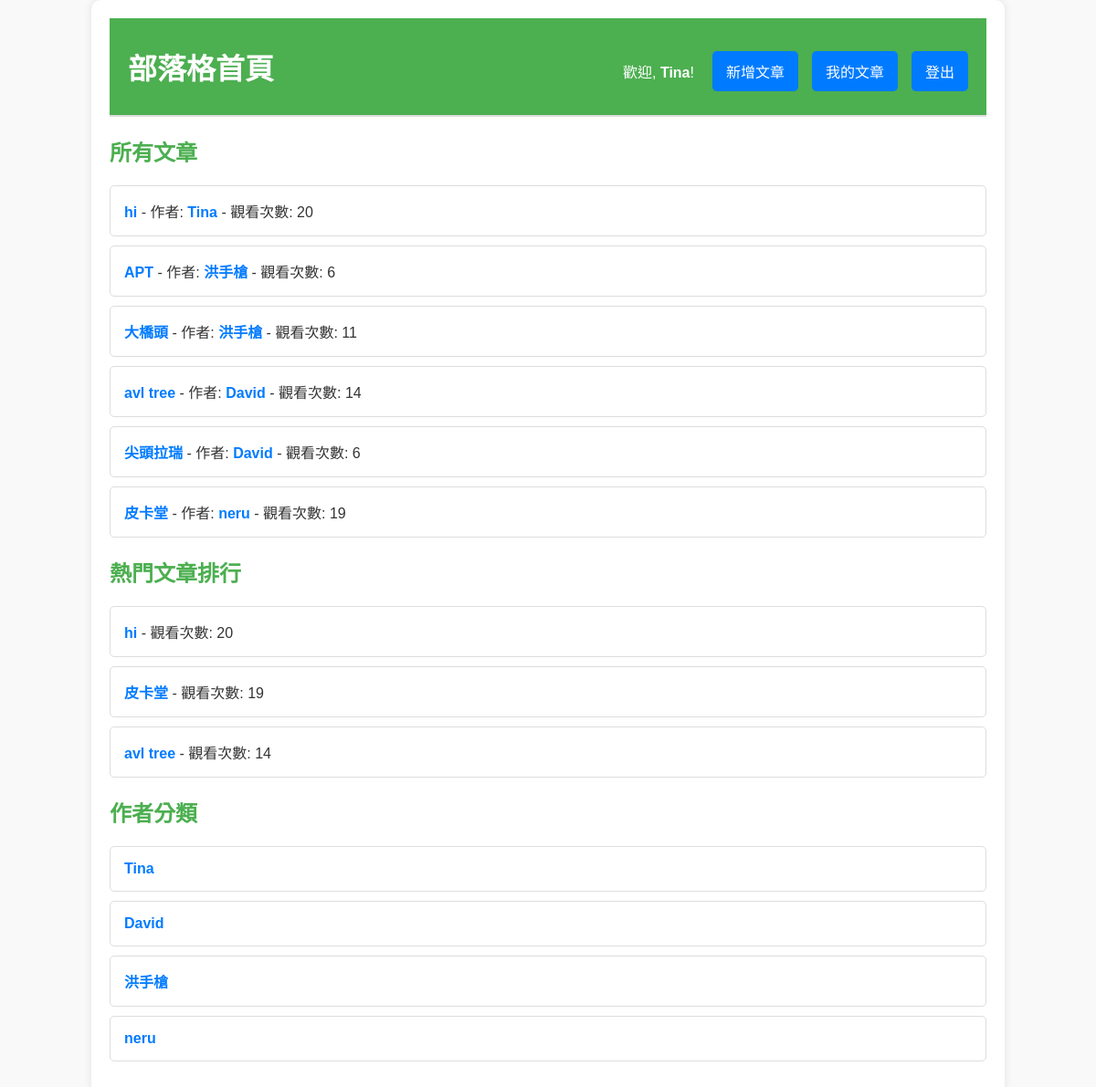
Screenshot of / (signed in) with the database file from the repository.
### app.py (models this page shows)
class User(UserMixin, db.Model):
    id = db.Column(db.Integer, primary_key=True)
    username = db.Column(db.String(150), unique=True, nullable=False)
    name = db.Column(db.String(150), nullable=False)  # 顯示名稱
    password = db.Column(db.String(150), nullable=False)

class Post(db.Model):
    id = db.Column(db.Integer, primary_key=True)
    title = db.Column(db.String(100), nullable=False)
    content = db.Column(db.Text, nullable=False)
    image_path = db.Column(db.String(150), nullable=True)  # 新增圖片路徑欄位
    author_id = db.Column(db.Integer, db.ForeignKey('user.id'), nullable=False)
    author = db.relationship('User', backref=db.backref('posts', lazy=True))
    view_count = db.Column(db.Integer, default=0)  # 文章觀看次數
    comments = db.relationship('Comment', backref='post', lazy=True, cascade="all, delete-orphan")

### app.py (the view)
@app.route('/')
def index():
    posts = Post.query.all()
    authors = User.query.all()
    top_posts = Post.query.order_by(Post.view_count.desc()).limit(3).all()
    return render_template('index.html', posts=posts, authors=authors, top_posts=top_posts)

### app.py (called while the page is built)
@login_manager.user_loader
def load_user(user_id):
    return User.query.get(int(user_id))

### templates/index.html (shortened to what this page needs)
<!DOCTYPE html>
<html lang="zh-Hant">
<head>
    <link rel="stylesheet" href="{{ url_for('static', filename='style.css') }}">
</head>
<body>
    <div class="container">
        <header>
            <h1>部落格首頁</h1>
            <div class="auth-container">
                {% if current_user.is_authenticated %}
                    <p>歡迎, <strong>{{ current_user.name }}</strong>!</p>
                    <div class="auth-buttons">
                        <a href="{{ url_for('new_post') }}" class="button">新增文章</a>
                        <a href="{{ url_for('my_posts') }}" class="button">我的文章</a>
                        <a href="{{ url_for('logout') }}" class="button logout">登出</a>
                    </div>
                {% else %}
                    <div class="auth-buttons">
                        <a href="{{ url_for('login') }}" class="button primary">登入</a>
                        <a href="{{ url_for('register') }}" class="button">註冊</a>
                    </div>
                {% endif %}
            </div>
        </header>
        <section>
            <h2>所有文章</h2>
            <ul class="post-list">
                {% for post in posts %}
                    <li class="post-item">
                        <a href="{{ url_for('get_post', post_id=post.id) }}">{{ post.title }}</a>
                        - 作者: <a href="{{ url_for('posts_by_author', author_id=post.author_id) }}">{{ post.author.name }}</a>
                        - 觀看次數: {{ post.view_count }}
                    </li>
                {% endfor %}
            </ul>
        </section>
        <section>
            <h2>熱門文章排行</h2>
            <ul class="top-posts-list">
                {% for top_post in top_posts %}
                    <li class="top-post-item">
                        <a href="{{ url_for('get_post', post_id=top_post.id) }}">{{ top_post.title }}</a>
                        - 觀看次數: {{ top_post.view_count }}
                    </li>
                {% endfor %}
            </ul>
        </section>
        <section>
            <h2>作者分類</h2>
            <ul class="author-list">
                {% for author in authors %}
                    <li class="author-item"><a href="{{ url_for('posts_by_author', author_id=author.id) }}">{{ author.name }}</a></li>
                {% endfor %}
            </ul>
        </section>
    </div>
</body>
</html>

### static/uploads/css/style.css (style rules this page uses)
body { font-family: Arial, sans-serif; background-color: #f4f4f4; margin: 0; padding: 0; color: #333; }
.container { width: 80%; margin: 20px auto; background-color: white; padding: 20px; box-shadow: 0 0 10px rgba(0, 0, 0, 0.1); border-radius: 10px; }
header { display: flex; justify-content: space-between; align-items: center; padding-bottom: 20px; border-bottom: 2px solid #ddd; }
h1 { margin: 0; }
.auth-container { display: flex; align-items: center; gap: 20px; }
.auth-buttons { display: flex; gap: 10px; }
a.button, button.button { padding: 10px 15px; background-color: #007BFF; color: white; text-decoration: none; border-radius: 5px; transition: background-color 0.3s; border: none; cursor: pointer; }
ul { list-style-type: none; padding: 0; }
.post-list, .top-posts-list, .author-list, .comment-list { margin-top: 20px; }
.post-item, .top-post-item, .author-item, .comment-item { margin-bottom: 10px; }
.post-item a, .top-post-item a, .author-item a { font-weight: bold; color: #007BFF; text-decoration: none; transition: color 0.3s; }

### templates/index.html (style rules this page uses)
body { font-family: Arial, sans-serif; background-color: #f9f9f9; color: #333; margin: 0; padding: 0; }
.container { max-width: 1200px; margin: auto; padding: 20px; }
header { background-color: #4CAF50; color: white; padding: 20px; text-align: center; }
.auth-container { margin-top: 10px; }
.auth-buttons { display: flex; justify-content: center; gap: 15px; }
.button { background-color: #008CBA; color: white; padding: 10px 15px; text-align: center; text-decoration: none; border-radius: 5px; transition: background-color 0.3s; }
.post-list, .top-posts-list, .author-list { list-style-type: none; padding: 0; }
.post-item, .top-post-item, .author-item { background-color: white; border: 1px solid #ddd; border-radius: 5px; margin: 10px 0; padding: 15px; transition: box-shadow 0.3s; }
h2 { color: #4CAF50; margin-top: 20px; }

### rows the page displays
User: name "Tina"
Post: title "hi", author.name "Tina", view_count "20"
Post: title "APT", author.name "洪手槍", view_count "6"
Post: title "大橋頭", author.name "洪手槍", view_count "11"
Post: title "avl tree", author.name "David", view_count "14"
Post: title "尖頭拉瑞", author.name "David", view_count "6"
Post: title "皮卡堂", author.name "neru", view_count "19"
User: name "David"
User: name "洪手槍"
User: name "neru"
